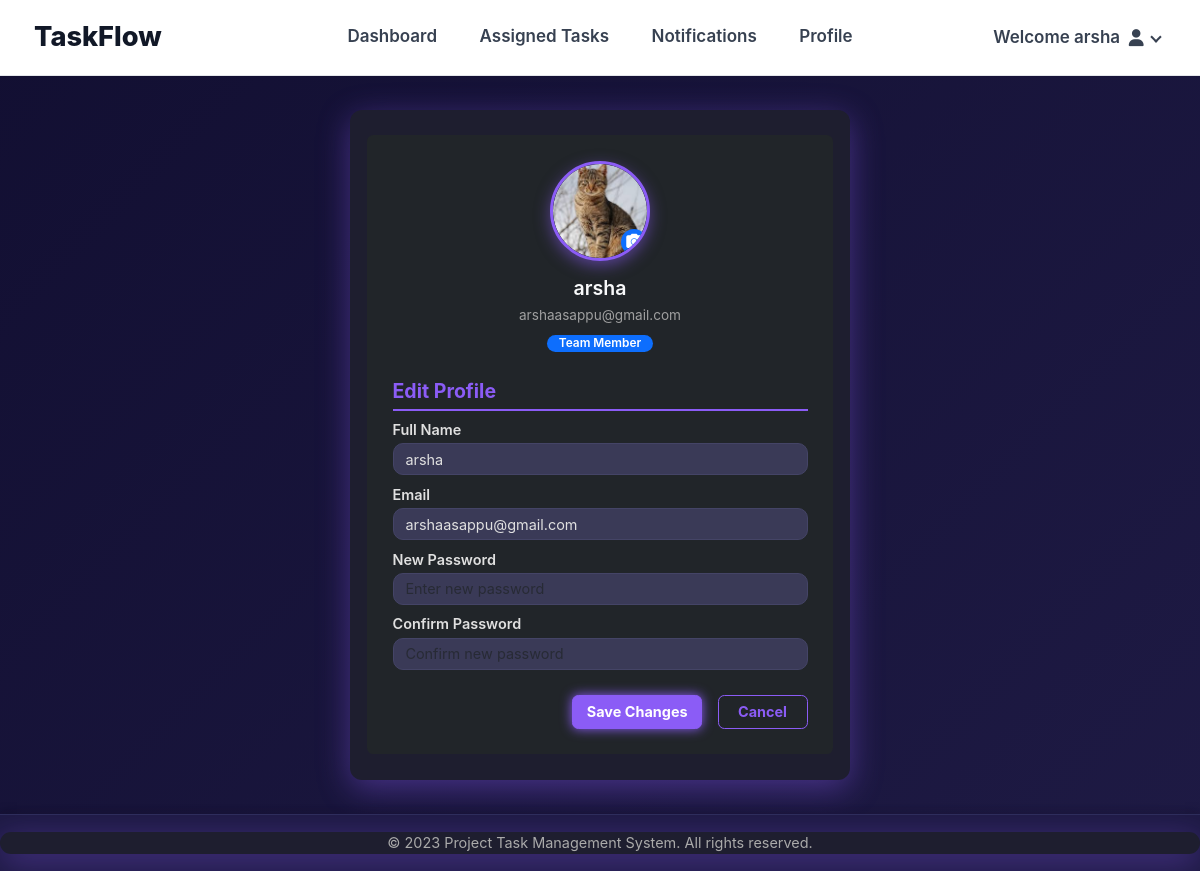
The app's page /user_profile/ (signed in) with its own data.
### taskflowapp/models.py (models this page shows, shortened)
class User(models.Model):
    full_name = models.CharField(max_length=100)
    email = models.EmailField(unique=True)
    password = models.CharField(max_length=128)
    role = models.CharField(max_length=20)
    profile_picture = models.ImageField(upload_to='profile_pics/', blank=True, null=True)  # ✅ Add this

### taskflowapp/views.py (the view, shortened to what this page needs)
# urls.py: path('user_profile/',views.user_profile,name='user_profile_page'),
def user_profile(request):
    user_id = request.session.get('user_id')
    if not user_id:
        return redirect('user_login')
    user = User.objects.get(id=user_id)
    return render(request, 'user_profile.html', {'user': user})

### taskflowapp/templates/user_profile.html (shortened to what this page needs)
{% load static %}
<!DOCTYPE html>
<html lang="en">
<head>
  <link href="https://cdn.jsdelivr.net/npm/bootstrap@5.3.0/dist/css/bootstrap.min.css" rel="stylesheet" />
  <link rel="stylesheet" href="{% static 'CSS/admin_profile.css' %}">
</head>
<body>
  {% include 'user_nav.html' %}
  <main class="container py-4">
    <form method="POST" enctype="multipart/form-data" class="profile-edit bg-dark text-light p-4 rounded">
      <section class="profile-section text-center mb-4">
        <div class="profile-pic-wrapper position-relative d-inline-block">
          <img id="profile-preview"
               src="{% if user.profile_picture %}{{ user.profile_picture.url }}{% else %}{% static 'images/default-profile.png' %}{% endif %}"
               class="profile-pic rounded-circle" alt="User profile picture" />
          <label for="profile-image-upload" class="material-icons position-absolute bottom-0 end-0 p-1 rounded-circle shadow bg-primary text-white">camera_alt</label>
        </div>
        <h1 class="profile-name fw-semibold">{{ user.full_name }}</h1>
        <p class="profile-email mb-1">{{ user.email }}</p>
        <span class="profile-role badge bg-primary">{{ user.role }}</span>
      </section>
      <h2>Edit Profile</h2>
      <div class="mb-2">
        <label for="fullname-input" class="form-label">Full Name</label>
        <input type="text" id="fullname-input" name="fullname" value="{{ user.full_name }}" class="form-control" />
      </div>
      <div class="mb-2">
        <label for="email-input" class="form-label">Email</label>
        <input type="email" id="email-input" name="email" value="{{ user.email }}" class="form-control" />
      </div>
      <div class="mb-2">
        <label for="password-input" class="form-label">New Password</label>
        <input type="password" id="password-input" name="password" placeholder="Enter new password" class="form-control" />
      </div>
      <div class="mb-2">
        <label for="confirm-password-input" class="form-label">Confirm Password</label>
        <input type="password" id="confirm-password-input" name="confirmPassword" placeholder="Confirm new password" class="form-control" />
      </div>
      <div class="btn-container mt-4">
        <button type="submit" class="btn btn-primary me-2">Save Changes</button>
        <a href="{% url 'user_dashboard' %}" class="btn btn-outline-primary">Cancel</a>
      </div>
    </form>
  </main>
  {% include 'user_footer.html'%}
</body>
</html>

### taskflowapp/templates/user_nav.html (shortened to what this page needs)
{% load static %}
<html>
<link rel="stylesheet" href="{% static 'CSS/user_nav.css' %}">
 <link rel="stylesheet" href="https://cdnjs.cloudflare.com/ajax/libs/font-awesome/6.5.0/css/all.min.css">
<header role="banner">
    <div class="logo" aria-label="Project Task Management Logo" tabindex="0">TaskFlow</div>
    <nav role="navigation" aria-label="Main navigation">
      <ul>
        <li><a href="{% url 'user_dashboard' %}" aria-current="page">Dashboard</a></li>
        <li><a href="{% url 'user_task_page' %}">Assigned Tasks</a></li>
        <li><a href="{% url 'user_notify_page' %}">Notifications</a></li>
        <li><a href="{% url 'user_profile_page' %}">Profile</a></li>
      </ul>
    </nav>
    <div class="profile-menu" tabindex="0">
      <button class="profile-button" aria-haspopup="true" aria-expanded="false" aria-controls="profile-menu">
        Welcome {{ user.full_name }}<i class="fa-solid fa-user"></i>
        <span class="profile-arrow"></span>
      </button>
    </div>
  </header>
</html>

### taskflowapp/static/CSS/admin_profile.css (style rules this page uses)
html, body { height: 100%; margin: 0; padding: 0; font-family: 'Inter', sans-serif; background: linear-gradient(135deg, #120f32 0%, #1e1a44 100%); color: #e0e0e0; font-size: 17px; }
.container { background: #1e1e2f; border-radius: 12px; box-shadow: 0 8px 32px rgb(139 92 246 / 0.4); width: 100%; max-width: 500px; padding: 1rem; box-sizing: border-box; margin: 2rem auto; }
.profile-section { text-align: center; margin-bottom: 0.5rem; }
.profile-pic-wrapper { position: relative; width: 100px; height: 100px; margin: 0 auto 0.5rem; border-radius: 50%; overflow: hidden; border: 3px solid #8b5cf6; box-shadow: 0 5px 15px rgba(139, 92, 246, 0.5); background: #25253b; cursor: pointer; transition: box-shadow 0.25s ease; }
.profile-pic-wrapper label.material-icons { position: absolute; bottom: 6px; right: 6px; background: #8b5cf6; border-radius: 50%; color: white; font-size: 18px; line-height: 1; padding: 4px; cursor: pointer; box-shadow: 0 3px 8px rgba(139, 92, 246, 0.7); transition: background 0.25s ease; }
.profile-pic { width: 100%; height: 100%; object-fit: cover; border-radius: 50%; display: block; }
.profile-name { font-size: 1.15rem; font-weight: 700; margin-bottom: 0.25rem; }
.profile-email { color: #a0a0a0; margin-bottom: 0.2rem; font-size: 0.8rem; }
.profile-role { background: #8b5cf6; color: white; padding: 0.15rem 0.7rem; border-radius: 20px; font-weight: 600; font-size: 0.7rem; display: inline-block; user-select: none; }
.profile-edit { background: #292947; border-radius: 12px; padding: 0.75rem; color: #e0e0e0; }
.profile-edit h2 { margin-bottom: 0.5rem; font-weight: 700; font-size: 1.15rem; color: #8b5cf6; padding-bottom: 0.3rem; border-bottom: 2px solid #8b5cf6; }
.profile-edit label { font-weight: 600; margin-bottom: 0.15rem; display: block; color: #e0e0e0; font-size: 0.85rem; }
.form-control { background: #3a3a57 !important; border: 1px solid #444466; color: #e0e0e0 !important; padding: 0.3rem 0.7rem; border-radius: 10px; font-size: 0.85rem; transition: border-color 0.3s ease; height: 32px; box-sizing: border-box; }
.btn-container { display: flex; justify-content: flex-end; gap: 0.4rem; margin-top: 0.5rem; }
.btn-primary { background-color: #8b5cf6; border-color: #8b5cf6; font-weight: 700; padding: 0.3rem 0.8rem; min-width: 90px; transition: background-color 0.3s ease, box-shadow 0.3s ease; box-shadow: 0 0 12px #8b5cf6; font-size: 0.85rem; }
.btn-outline-primary { color: #8b5cf6; border-color: #8b5cf6; font-weight: 700; padding: 0.3rem 0.8rem; min-width: 90px; background-color: transparent; font-size: 0.85rem; }

### taskflowapp/static/CSS/user_nav.css (style rules this page uses)
header { position: sticky; top: 0; background: white; padding: 1rem 2rem; border-bottom: 1px solid #e5e7eb; box-shadow: 0 1px 3px rgba(0, 0, 0, 0.06); z-index: 100; display: flex; align-items: center; justify-content: space-between; }
header > .logo { flex: 1; font-weight: 800; font-size: 1.6rem; color: #111827; user-select: none; }
header nav { flex: 2; display: flex; justify-content: center; }
nav ul { display: flex; gap: 1.5rem; list-style: none; margin: 0; padding: 0; }
nav li a { font-weight: 600; font-size: 1rem; color: #374151; padding: 0.25rem 0.5rem; border-radius: 0.375rem; transition: background-color 0.3s ease; text-decoration: none; }
.profile-menu { flex: 1; display: flex; justify-content: flex-end; position: relative; }
.profile-button { background: none; border: none; font-weight: 600; color: #374151; cursor: pointer; font-size: 1rem; display: flex; align-items: center; gap: 0.5rem; }
.profile-arrow { border: solid #374151; border-width: 0 2px 2px 0; padding: 3px; transform: rotate(45deg); transition: border-color 0.3s ease; }

### taskflowapp/static/CSS/user_footer.css (style rules this page uses)
html, body { height: 100%; margin: 0; }
body { display: flex; flex-direction: column; }

### records on screen
User: full_name "arsha", profile_picture (picture), email "arshaasappu@gmail.com", role "Team Member", fullname "arsha"
